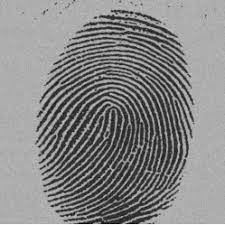
#> input picture data/00_src_imgs/thumbprint.jpeg, 225 x 225 px
$ python task15.py
#> lines starting #> are read from the running program, lines starting #| are printed output that depends on the picture; after the words box and inside, x2 and y2 are one past the last pixel; in counts of white or black regions, pixels touching at a corner belong together
#> further down, image is the input picture: shape (225, 225, 3); min 0, max 253, mean 134.3
import cv2
import numpy as np
import matplotlib.pyplot as plt

def otsu_thresholding(image):
    # Convert the image to grayscale if it's not already in that format
    if len(image.shape) == 3:
        image = cv2.cvtColor(image, cv2.COLOR_BGR2GRAY)
#> image: shape (225, 225)

    # Compute histogram and normalize it
    hist = cv2.calcHist([image], [0], None, [256], [0, 256])
#> hist = 256 values, max 4823 at index 174, min 0 at index 4, mean 197.8
    hist_norm = hist.ravel() / hist.sum()
#> hist_norm = 256 values, max 0.0953 at index 174, min 0 at index 4, mean 0.00391

    # Initialization
    best_thresh = 0
    best_variance = 0
    total_pixels = image.shape[0] * image.shape[1]
#> total_pixels = 50625

    # Iterate through all possible threshold values
    for thresh in range(256):
        # Compute class probabilities and means for background and foreground
        w_background = np.sum(hist_norm[:thresh])
        w_foreground = 1.0 - w_background

        mean_background = np.sum(np.arange(thresh) * hist_norm[:thresh]) / (w_background + 1e-10)
        mean_foreground = np.sum(np.arange(thresh, 256) * hist_norm[thresh:]) / (w_foreground + 1e-10)

        # Compute between-class variance
        variance_between = w_background * w_foreground * (mean_background - mean_foreground) ** 2

        # Update if the variance is greater than the best variance found so far
        if variance_between > best_variance:
            best_variance = variance_between
            best_thresh = thresh
#> this loop made 256 passes
#> (w_background, w_foreground, mean_background, mean_foreground, variance_between, best_variance) on passes 2, 3, 4, 5, 7, 8, 9, 10, 11, 12, 13, 14: (9.88e-05, 1, 0, 134.3, 1.78, 1.78), (0.000119, 1, 0.167, 134.3, 2.13, 2.13), (0.000138, 1, 0.429, 134.3, 2.48, 2.48), (0.000178, 1, 1, 134.3, 3.16, 3.16), (0.000198, 1, 1.4, 134.3, 3.49, 3.49), (0.000217, 1, 1.82, 134.3, 3.81, 3.81), (0.000237, 1, 2.25, 134.3, 4.13, 4.13), (0.000296, 1, 3.4, 134.3, 5.08, 5.08), (0.000316, 1, 3.75, 134.3, 5.39, 5.39), (0.000356, 1, 4.44, 134.3, 5.99, 5.99), (0.000435, 1, 5.64, 134.3, 7.19, 7.19), (0.000494, 1, 6.4, 134.3, 8.08, 8.08)
#> (w_background, w_foreground, mean_background, mean_foreground, variance_between) on passes 1, 6: (0, 1, 0, 134.3, 0), (0.000178, 1, 1, 134.3, 3.16)
#> after the loop, best_thresh = 117; best_variance = 2305.1

    _, binary_image = cv2.threshold(image, best_thresh, 255, cv2.THRESH_BINARY)
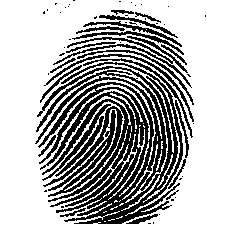
#> binary_image: shape (225, 225); 67.4% white; 60 black regions (38 under 20 px), largest, box (x1, y1, x2, y2) and area: (35, 62, 183, 224) 11655, (53, 36, 192, 88) 806, (42, 104, 111, 181) 692

    return binary_image

# Load the image (make sure to replace 'your_image.png' with your image's filename)
image = cv2.imread('../data/00_src_imgs/thumbprint.jpeg')

# Apply Otsu's method for thresholding
binary_image = otsu_thresholding(image)

# binary_image = binary_image // 255
# binary_image = np.repeat(binary_image[:, :, np.newaxis], 3, axis=2)
# masked_img = image * binary_image

# Display the original and binary images side by side for comparison
plt.imshow(image, 'gray')
plt.show()
cv2.imwrite("../data/04_thresholding/otsu_orig.png", image)

plt.imshow(binary_image, 'gray')
plt.show()
cv2.imwrite("../data/04_thresholding/otsu_thresh.png", binary_image)

# plt.imshow(masked_img, 'gray')
# plt.show()
# cv2.imwrite("../data/04_thresholding/masked_img.png", masked_img)

$ run again, with data/00_src_imgs/rabbit.jpg copied over data/00_src_imgs/thumbprint.jpeg
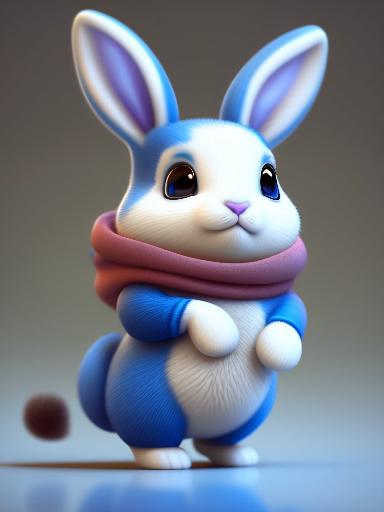
#> input picture data/00_src_imgs/rabbit.jpg, 384 x 512 px
#> image is the input picture: shape (512, 384, 3); mean B, G, R 139.1, 124, 116.4
#> in otsu_thresholding, `image = cv2.cvtColor(image, cv2.COLOR_BGR2GRAY)`:
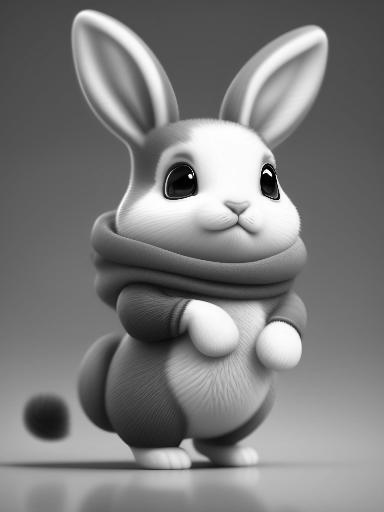
#> image: shape (512, 384); min 0, max 255, mean 123.4
#> hist = 256 values, max 3759 at index 79, min 18 at index 10, mean 768
#> hist_norm = 256 values, max 0.0191 at index 79, min 9.16e-05 at index 10, mean 0.00391
#> the loop in otsu_thresholding, `for thresh in range(256):` made 256 passes
#> (w_background, w_foreground, mean_background, mean_foreground, variance_between, best_variance) on passes 2 to 9: (0.000122, 1, 0, 123.4, 1.86, 1.86), (0.000483, 1, 0.747, 123.5, 7.28, 7.28), (0.00102, 0.999, 1.4, 123.5, 15.16, 15.16), (0.00123, 0.999, 1.68, 123.6, 18.19, 18.19), (0.00146, 0.999, 2.05, 123.6, 21.54, 21.54), (0.00165, 0.998, 2.39, 123.6, 24.25, 24.25), (0.0019, 0.998, 2.87, 123.7, 27.7, 27.7), (0.00213, 0.998, 3.3, 123.7, 30.74, 30.74)
#> after the loop in otsu_thresholding, `for thresh in range(256):`: best_thresh = 137; best_variance = 2009.3
#> in otsu_thresholding, `_, binary_image = cv2.threshold(image, best_thresh, 255, cv2.THRESH_BI..`:
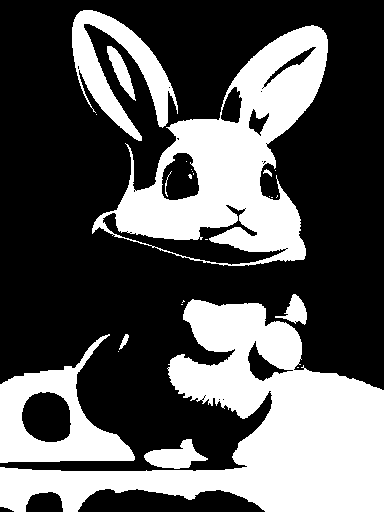
#> binary_image: shape (512, 384); 35.4% white; 25 white regions (15 under 20 px), largest, box (x1, y1, x2, y2) and area: (0, 299, 384, 512) 33393, (92, 25, 328, 266) 22110, (0, 334, 135, 463) 6904
